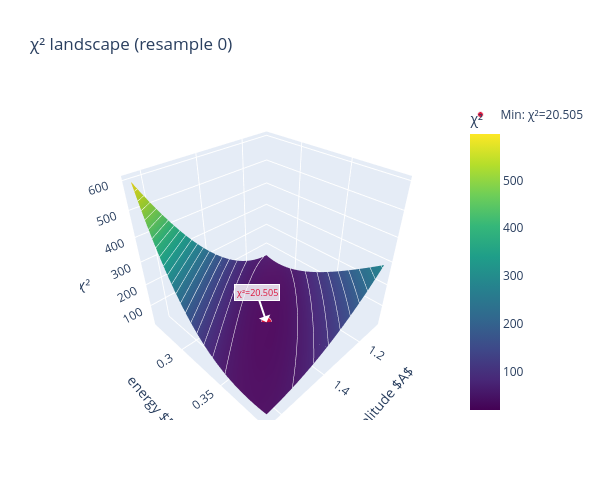

This figure's notebook cell:
### Markdown cell above
## 6. A 2D $\chi^2$ scan

`plot_chi2_2d` wraps the scan machinery and renders the landscape directly. It
uses the same whitening path as the fit objective and marks the minimum on the
surface.

### Code cell
a_best = result.param("amplitude").full_sample_value
e_best = result.param("energy").full_sample_value

result_fig = plot_chi2_2d(
    stats,
    prediction_func=theory_vector,
    param_indices=(0, 1),
    param_ranges=((0.8 * a_best, 1.2 * a_best), (0.8 * e_best, 1.2 * e_best)),
    n_points=(60, 60),
    param_names=[r"amplitude $A$", r"energy $E$"],
    backend="serial",
    num_workers=4,
    progress=True,
    figsize=(6, 5),
    use_plotly=True,
    style=Chi2PlotStyle(
        # xlabel=r"amplitude $A$",
        # ylabel=r"energy $E$",
        min_marker=".",
        min_markersize=6,
    ),
)
result_fig

### Figure 1 — Plotly figure (JSON) as saved in the notebook; plotly's stock layout.template omitted (floating-point values rounded to 4 significant figures; data arrays with more than 128 entries replaced by an {"elided": "..."} marker saying what was removed)
{"data": [{"colorbar": {"title": {"text": "χ²"}}, "colorscale": [[0, "#440154"], [0.1111, "#482878"], [0.2222, "#3e4989"], [0.3333, "#31688e"], [0.4444, "#26828e"], [0.5556, "#1f9e89"], [0.6667, "#35b779"], [0.7778, "#6ece58"], [0.8889, "#b5de2b"], [1, "#fde725"]], "contours": {"z": {"color": "#ffffff", "end": 596.7, "show": true, "size": 28.81, "start": 20.5, "usecolormap": false, "width": 1.2}}, "name": "χ²", "showlegend": false, "type": "surface", "x": {"elided": "60x60 float values"}, "y": {"elided": "60x60 float values"}, "z": {"elided": "60x60 float values"}}, {"line": {"color": "#ffffff", "dash": "dash", "width": 0.8}, "mode": "lines", "name": "min crosshair", "opacity": 0.6, "showlegend": false, "type": "scatter3d", "x": [1.096, 1.105, 1.114, 1.123, 1.133, 1.142, 1.151, 1.161, 1.17, 1.179, 1.188, 1.198, 1.207, 1.216, 1.226, 1.235, 1.244, 1.253, 1.263, 1.272, 1.281, 1.291, 1.3, 1.309, 1.318, 1.328, 1.337, 1.346, 1.356, 1.365, 1.374, 1.383, 1.393, 1.402, 1.411, 1.421, 1.43, 1.439, 1.448, 1.458, 1.467, 1.476, 1.486, 1.495, 1.504, 1.513, 1.523, 1.532, 1.541, 1.551, 1.56, 1.569, 1.578, 1.588, 1.597, 1.606, 1.616, 1.625, 1.634, 1.643], "y": [0.3298, 0.3298, 0.3298, 0.3298, 0.3298, 0.3298, 0.3298, 0.3298, 0.3298, 0.3298, 0.3298, 0.3298, 0.3298, 0.3298, 0.3298, 0.3298, 0.3298, 0.3298, 0.3298, 0.3298, 0.3298, 0.3298, 0.3298, 0.3298, 0.3298, 0.3298, 0.3298, 0.3298, 0.3298, 0.3298, 0.3298, 0.3298, 0.3298, 0.3298, 0.3298, 0.3298, 0.3298, 0.3298, 0.3298, 0.3298, 0.3298, 0.3298, 0.3298, 0.3298, 0.3298, 0.3298, 0.3298, 0.3298, 0.3298, 0.3298, 0.3298, 0.3298, 0.3298, 0.3298, 0.3298, 0.3298, 0.3298, 0.3298, 0.3298, 0.3298], "z": [105.5, 99.94, 94.57, 89.38, 84.38, 79.57, 74.95, 70.52, 66.27, 62.21, 58.35, 54.67, 51.17, 47.87, 44.75, 41.83, 39.09, 36.54, 34.17, 32.0, 30.01, 28.21, 26.6, 25.18, 23.95, 22.91, 22.05, 21.38, 20.9, 20.61, 20.5, 20.59, 20.86, 21.32, 21.97, 22.81, 23.84, 25.05, 26.45, 28.04, 29.82, 31.79, 33.95, 36.29, 38.82, 41.54, 44.45, 47.55, 50.83, 54.31, 57.97, 61.82, 65.85, 70.08, 74.5, 79.1, 83.89, 88.87, 94.04, 99.39]}, {"line": {"color": "#ffffff", "dash": "dash", "width": 0.8}, "mode": "lines", "name": "min crosshair", "opacity": 0.6, "showlegend": false, "type": "scatter3d", "x": [1.374, 1.374, 1.374, 1.374, 1.374, 1.374, 1.374, 1.374, 1.374, 1.374, 1.374, 1.374, 1.374, 1.374, 1.374, 1.374, 1.374, 1.374, 1.374, 1.374, 1.374, 1.374, 1.374, 1.374, 1.374, 1.374, 1.374, 1.374, 1.374, 1.374, 1.374, 1.374, 1.374, 1.374, 1.374, 1.374, 1.374, 1.374, 1.374, 1.374, 1.374, 1.374, 1.374, 1.374, 1.374, 1.374, 1.374, 1.374, 1.374, 1.374, 1.374, 1.374, 1.374, 1.374, 1.374, 1.374, 1.374, 1.374, 1.374, 1.374], "y": [0.2629, 0.2651, 0.2674, 0.2696, 0.2718, 0.2741, 0.2763, 0.2785, 0.2807, 0.283, 0.2852, 0.2874, 0.2897, 0.2919, 0.2941, 0.2963, 0.2986, 0.3008, 0.303, 0.3052, 0.3075, 0.3097, 0.3119, 0.3142, 0.3164, 0.3186, 0.3208, 0.3231, 0.3253, 0.3275, 0.3298, 0.332, 0.3342, 0.3364, 0.3387, 0.3409, 0.3431, 0.3454, 0.3476, 0.3498, 0.352, 0.3543, 0.3565, 0.3587, 0.3609, 0.3632, 0.3654, 0.3676, 0.3699, 0.3721, 0.3743, 0.3765, 0.3788, 0.381, 0.3832, 0.3855, 0.3877, 0.3899, 0.3921, 0.3944], "z": [196.5, 182.4, 169.2, 156.7, 144.9, 133.8, 123.4, 113.6, 104.5, 95.9, 87.92, 80.49, 73.58, 67.19, 61.28, 55.85, 50.86, 46.32, 42.19, 38.47, 35.14, 32.18, 29.59, 27.35, 25.45, 23.87, 22.61, 21.65, 20.99, 20.61, 20.5, 20.66, 21.08, 21.75, 22.65, 23.78, 25.14, 26.72, 28.51, 30.5, 32.68, 35.06, 37.62, 40.36, 43.27, 46.34, 49.58, 52.98, 56.53, 60.22, 64.06, 68.03, 72.13, 76.37, 80.73, 85.21, 89.81, 94.52, 99.34, 104.3]}, {"marker": {"color": "#dc143c", "line": {"color": "#ffffff", "width": 1}, "size": 6, "symbol": "circle"}, "mode": "markers", "name": "Min: χ²=20.505", "showlegend": true, "type": "scatter3d", "x": [1.374], "y": [0.3298], "z": [20.5]}], "layout": {"height": 500, "legend": {"bgcolor": "rgba(255,255,255,0)"}, "scene": {"annotations": [{"bgcolor": "rgba(255,255,255,0.82)", "bordercolor": "#ffffff", "borderwidth": 1, "font": {"color": "#dc143c", "size": 9}, "showarrow": true, "text": "χ²=20.505", "x": 1.374, "y": 0.3298, "z": 20.5}], "xaxis": {"showgrid": true, "title": {"text": "amplitude $A$"}}, "yaxis": {"showgrid": true, "title": {"text": "energy $E$"}}, "zaxis": {"showgrid": true, "title": {"text": "χ²"}}}, "showlegend": true, "title": {"text": "χ² landscape (resample 0)"}, "width": 600}}
